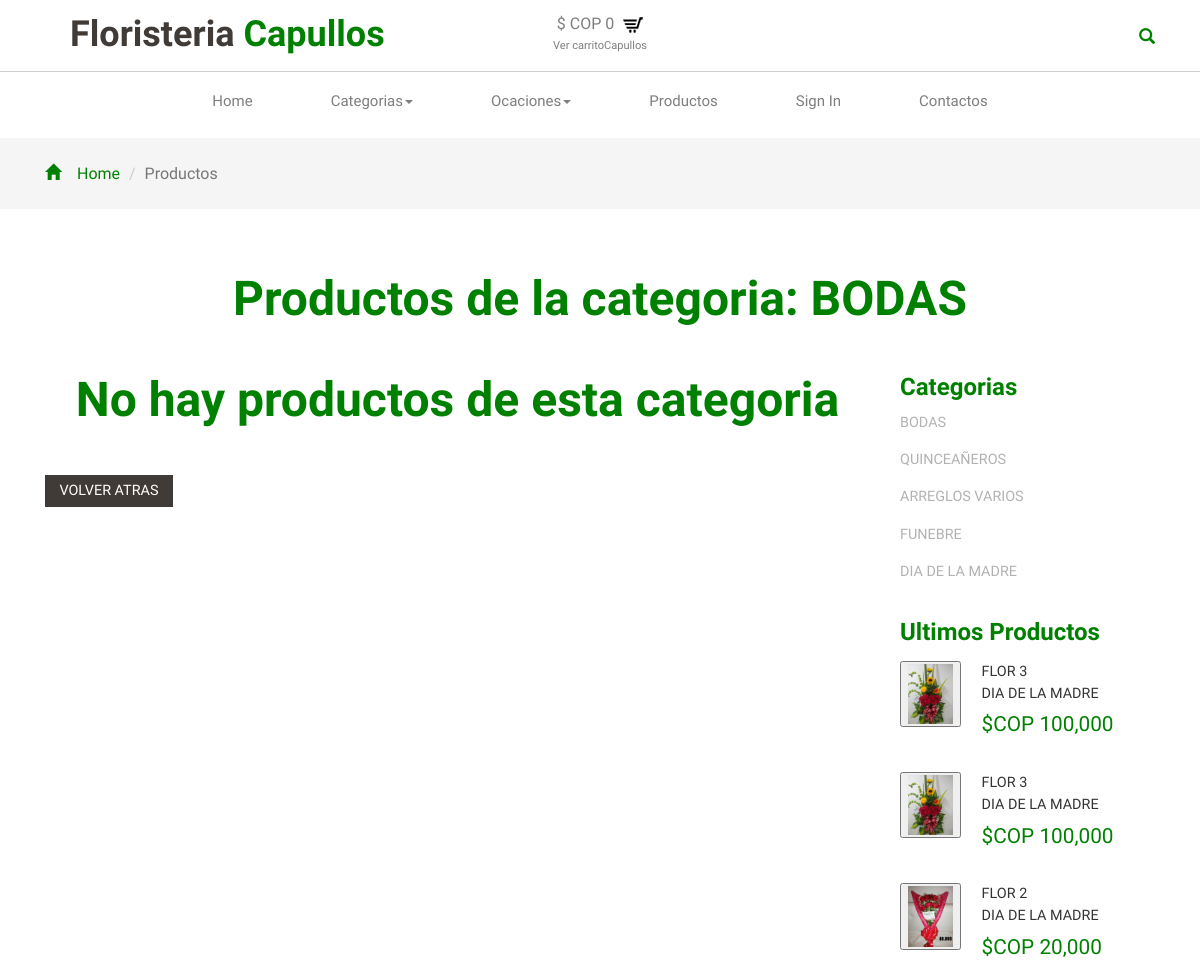
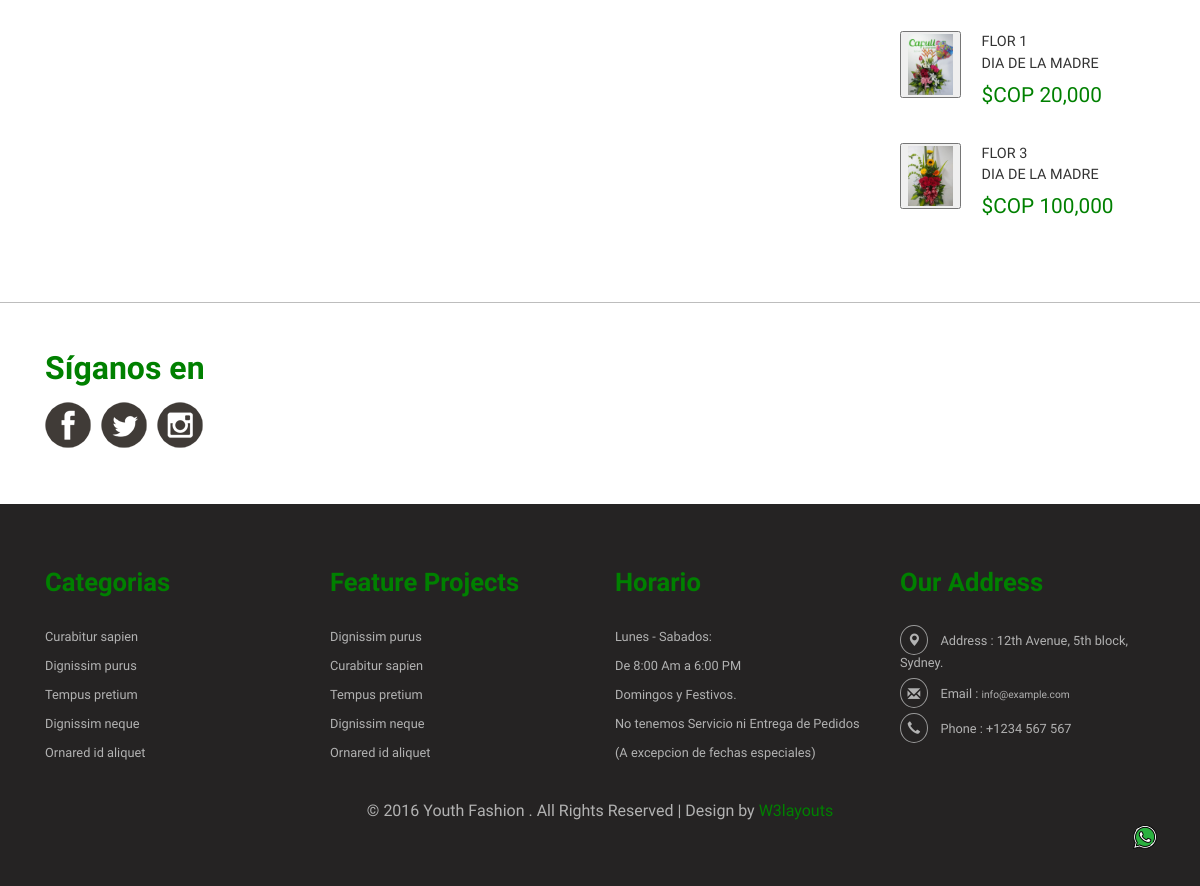
Page /products_category.php?name=BODAS on the committed database (2 pictures, top to bottom).
### tables this page shows
CREATE TABLE `category` (
  `id_category` int(11) NOT NULL,
  `name` varchar(50) NOT NULL,
  `status` enum('ACTIVE','INACTIVE') NOT NULL
);

CREATE TABLE `product` (
  `id_product` int(11) NOT NULL,
  `namep` varchar(45) DEFAULT NULL,
  `image_product` varchar(45) DEFAULT NULL,
  `description` longtext DEFAULT NULL,
  `price` float DEFAULT NULL,
  `category` int(11) DEFAULT NULL,
  `occasions` int(11) NOT NULL,
  `status` enum('ACTIVE','INACTIVE') DEFAULT NULL,
  `offer` enum('ON','OFF') NOT NULL
);

### includes/sql.php (called while the page is built, shortened)
<?php
  require_once('load.php');
 function find_by_sql($sql)
{
  global $db;
  $result = $db->query($sql);
  $result_set = $db->while_loop($result);
  return $result_set;
}
function allCategories()
{
  $sql  = " SELECT * FROM category  ORDER BY  id_category DESC";
  return find_by_sql($sql);
}
function allProducts($limite)
{
$sql ="SELECT p.id_product,
p.namep,
    p.image_product,
    p.description,
    p.price,
    c.name,
    p.status,
    p.offer,
    o.name_ocaciones
FROM product p INNER JOIN category c ON p.category=c.id_category
INNER JOIN occasions o  ON o.id_ocaciones = p.occasions order by id_product DESC limit ".$limite;
  return find_by_sql($sql);
}

### includes/database.php (called while the page is built, shortened)
<?php
class MySqli_DB
{
  private $con;
  public $query_id;
  public function db_connect()
  {
    $this->con = mysqli_connect(DB_HOST, DB_USER, DB_PASS);
    if (!$this->con) {
      echo " ";
      die(" Database connection failed:" . mysqli_connect_error());
    } else {
      $select_db = $this->con->select_db(DB_NAME);
    }
  }
  public function query($sql)
  {
    if (trim($sql != "")) {
      $this->query_id = $this->con->query($sql);
    }
    return $this->query_id;
  }
  public function fetch_array($statement)
  {
    return mysqli_fetch_array($statement);
  }
  public function while_loop($loop)
  {
    $results = array();
    while ($result = $this->fetch_array($loop)) {
      $results[] = $result;
    }
    return $results;
  }
}
$db = new MySqli_DB();

### includes/functions.php (called while the page is built, shortened)
<?php
function numberCOP($número)
{
  return  number_format($número);
}
?>

### products_category.php (the view, shortened to what this page needs)
<?php
require_once("includes/load.php");
$existeCategory = existCategory($_GET['name']);
if ($existeCategory['total']<1 ) {
	$session->msg('d', "No hay categoria  con ese nombre");
	redirect('error.php', false);
}else{
    if (isset($_GET['name']) && $_GET['name']!="") {
        $ultimos = allProducts(5);
        $categories = allCategories();
    } else {
        $session->msg('d', "No hay categoria con ese nombre");
        redirect('error.php', false);
    }
}
?>
<!DOCTYPE html>
<html>
<head>
<link href="Assets/css/bootstrap-3.1.1.min.css" rel='stylesheet' type='text/css' />
<link rel="stylesheet" type="text/css" href="Assets/css/myStyle.css">
<link href="Assets/css/style.css" rel="stylesheet" type="text/css" media="all" />
</head>
<body>
<?php
require_once('layout/header.php');
?>
<div class="breadcrumbs">
		<div class="container">
			<ol class="breadcrumb breadcrumb1 animated wow slideInLeft animated" data-wow-delay=".5s" style="visibility: visible; animation-delay: 0.5s; animation-name: slideInLeft;">
				<li><a href="index.php"><span class="glyphicon glyphicon-home" aria-hidden="true"></span>Home</a></li>
				<li class="active">Productos</li>
			</ol>
		</div>
	</div>
<div class="products">
	<div class="container">
	<h2>Productos  de la categoria: <?php echo $_GET['name']?></h2>
		<div class="col-md-9">
		<?php
			$cont = 0;
			foreach ($productoPorCategory  as  $productos) : $cont++;  ?>
				<?php endforeach;
					if($cont==0){
					echo '<h2>No hay productos  de esta categoria</h2>';
					echo"<a class='acount-btn' href='javascript:history.back()'>Volver atras</a>";
				}?>
	</div>
		<div class="col-md-3 product-bottom">
					<div class=" rsidebar span_1_of_left">
						<h3 class="cate">Categorias</h3>
						<?php foreach ($categories as  $categorias) : ?>
							 <ul class="menu-drop">
							<li class="item1"><a href="#"><?php echo $categorias['name']?> </a>
							</li>
						</ul>
						<?php endforeach; ?>
					</div>
		<div class="product-bottom">
						<h3 class="cate">Ultimos Productos</h3>
					<?php	foreach ($ultimos as  $productos) : ?>
						<form action="single.php" method="post">
					<div class="product-go">
						<div class=" fashion-grid">
						<button type="submit"  class=""><img class="img-responsive " src="uploads/product/<?php echo $productos['image_product']; ?>" alt=""></a>
						</div>
						</form>
						<div class=" fashion-grid1">
							<h6 class="best2"><?php echo $productos['namep']; ?></h6>
							<h6 class="best2"><?php echo $productos['name']; ?></h6>
							<span class=" price-in1"> $COP <?php echo numberCOP($productos['price']); ?> </span>
						</div>
						<div class="clearfix"> </div>
					</div>
						<?php endforeach; ?>
<?php require_once('layout/footer.php');?>
	</body>
</html>

### Assets/css/myStyle.css (style rules this page uses)
::placeholder { color: white; }

### Assets/css/style.css (style rules this page uses)
html,body { background:#fff; font-size: 100%; font-family: 'Roboto-Regular'; }
body a { transition:0.5s all; -webkit-transition:0.5s all; -moz-transition:0.5s all; -o-transition:0.5s all; -ms-transition:0.5s all; }
ul { padding: 0; margin: 0; }
h1,h2,h3,h4,h5,h6,label,p { margin:0; }
.glyphicon { line-height: normal; }
.breadcrumb1 li span { left: 0em; padding-right: 1em; color: green; }
.breadcrumbs { padding: 1.5em 0 !important; background: #f5f5f5 !important; }
.breadcrumb { padding: 0px 15px; margin-bottom: 0 !important; }
.breadcrumb1 li a { color: green; text-decoration: none; }
.breadcrumb > .active { color: #777; }
.breadcrumb1 li { font-size: 1em; color: #999; }
.acount-btn { background:#403b37; color: #FFF; font-size: 0.9em; padding: 0.4em 1em; transition: 0.5s all; -webkit-transition: 0.5s all; -moz-transition: 0.5s all; -o-transition: 0.5s all; display: inline-block; text-transform: uppercase; }
.products h2 { color:green; font-size: 3em; text-align: center; margin: 0 0 1em; font-family: 'Poiret One', cursive; font-weight:700; }
.products { padding: 4em 0; }
h3.cate { color: green; font-size: 1.5em; font-family: 'Poiret One', cursive; font-weight: 700; }
.rsidebar.span_1_of_left { margin-bottom: 2em; }
.menu-drop { width: auto; height: auto; padding: 0; list-style: none; margin: 0.5em 0; }
.menu-drop > li > a { width: 100%; margin: 0.3em 0; display:inline-block; position: relative; color: #B2B2B2; font-size: 0.9em; text-decoration:none; }
.fashion-grid { float:left; width: 24%; }
.fashion-grid1 { float: right; width: 68%; }
h6.best2 { font-size: 0.9em; line-height: 1.5em; }
span.price-in1 { font-size: 1.3em; padding: 0.3em 0 0; display: block; color:green; }
.product-go { padding: 1em 0; }

### rows in the picture
category: name "BODAS"
category: name "QUINCEAÑEROS"
category: name "ARREGLOS VARIOS"
category: name "FUNEBRE"
category: name "DIA DE LA MADRE"
product: image_product (picture), namep "FLOR 3", category.name "DIA DE LA MADRE", price "100,000"
product: image_product (picture), namep "FLOR 3", category.name "DIA DE LA MADRE", price "100,000"
product: image_product (picture), namep "FLOR 2", category.name "DIA DE LA MADRE", price "20,000"
product: image_product (picture), namep "FLOR 1", category.name "DIA DE LA MADRE", price "20,000"
product: image_product (picture), namep "FLOR 3", category.name "DIA DE LA MADRE", price "100,000"

### other values in the picture
numberCOP(0) "0"
$_GET['name'] "BODAS"
